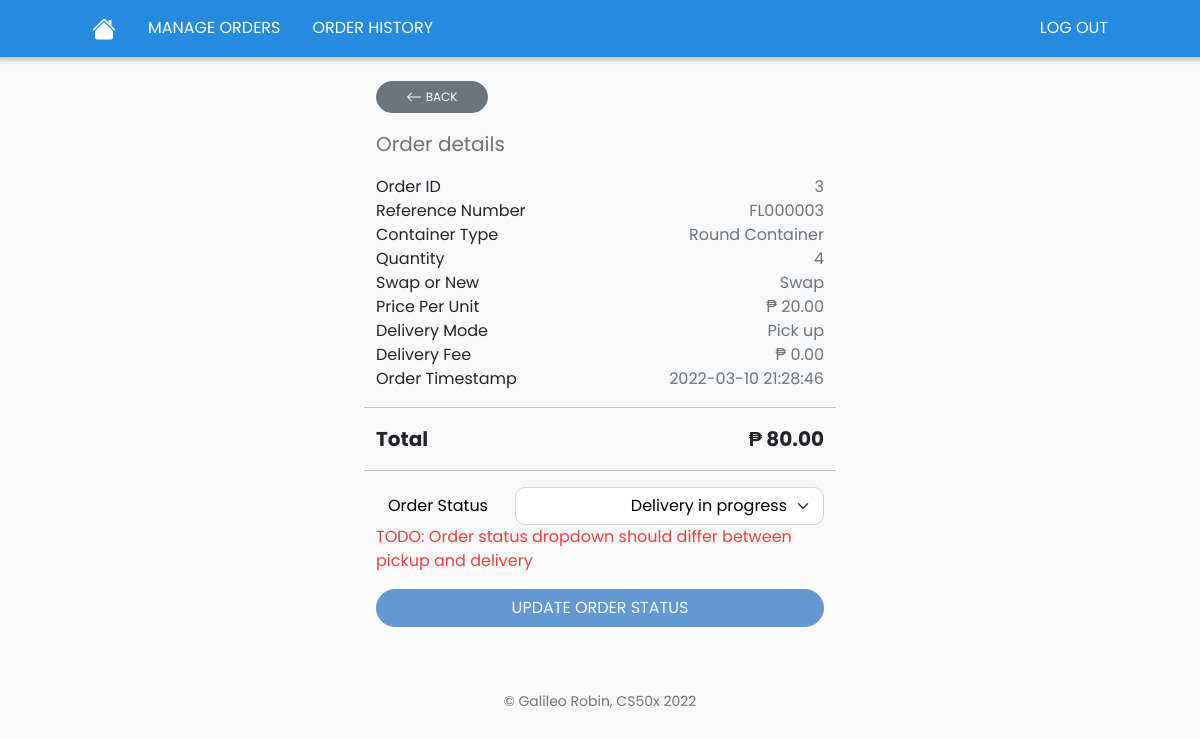
Screenshot of /manage-orders?order_id=3 (signed in) with the database file from the repository.
### tables this page shows
CREATE TABLE orders
(id INTEGER PRIMARY KEY AUTOINCREMENT NOT NULL,
container_type TEXT NOT NULL,
quantity INTEGER NOT NULL,
swap_or_new TEXT NOT NULL,
price_per_unit NUMERIC NOT NULL,
delivery_mode TEXT NOT NULL,
delivery_fee NUMERIC NOT NULL,
txn_timestamp TEXT NOT NULL,
order_status TEXT NOT NULL);

### app.py (the view)
@app.route("/manage-orders", methods=["GET"])
@login_required
def manage_orders():
    orders_data = None
    current_order = None
    order_id = request.args.get('order_id')
    update_status = request.args.get('update')
    if not order_id:
        orders_data = db.execute("SELECT * FROM orders")
        for order in orders_data:
            order['ref_number'] = convert_id_to_ref_number(order['id'])
    else:
        current_order = db.execute("SELECT * FROM orders WHERE id = ?", order_id)
        if not current_order == []:
            current_order = current_order[0]
            current_order['ref_number'] = convert_id_to_ref_number(current_order['id'])
        else:
            return apology("Order already completed and/or order ID not found.")
    return render_template("manage-orders.html", orders_data=orders_data, current_order=current_order, order_status=ORDER_STATUS, update_status=update_status)

### app.py (called while the page is built)
@app.after_request
def after_request(response):
    response.headers["Cache-Control"] = "no-cache, no-store, must-revalidate"
    response.headers["Expires"] = 0
    response.headers["Pragma"] = "no-cache"
    return response

### helpers.py (called while the page is built)
def login_required(f):
    @wraps(f)
    def decorated_function(*args, **kwargs):
        if session.get("user_id") is None:
            return redirect("/login")
        return f(*args, **kwargs)
    return decorated_function

def php(value):
    PESO_SYMBOL = u'\u20b1'
    return f"{PESO_SYMBOL} {value:,.2f}"

def convert_id_to_ref_number(id):
    ALPHABET = "ABCDEFGHIJKLMNOPQRSTUVWXYZ"
    try:
        num_to_hash = int(id) * 97
    except ValueError:
        return None
    new_num_to_hash = num_to_hash
    hash = ""
    for i in range(math.trunc(math.log(num_to_hash, 26)) + 1):
        hash = hash + ALPHABET[new_num_to_hash % 26]
        new_num_to_hash = math.trunc(new_num_to_hash / 26)
    id_string = str(f"{id:06d}")
    hash = "{}{}{}".format(hash, id_string[0:3], id_string[3:6])
    return hash

### templates/manage-orders.html (shortened to what this page needs)
{% extends "layout.html" %}
{% block main %}
{% if current_order == None %}
<div class="container text-center">
    <div class="my-4 fs-1 text-blue">Manage Orders</div>
    <div class="text-center my-4 fs-5">
    {% if update_status == 'success' %}
    <div class="text-blue">Order status successfully updated!</div>
    {% elif update_status == 'failure' %}
    <div class="text-red">Order status failed to update!</div>
    {% endif %}
    </div>
    <div class="todo">TODO add filters for Manage Orders table</div>
    <div class="table-responsive">
        <table class="table table-hover">
            <thead>
                <tr>
                    <th>Order ID</th>
                    <th>Ref Number</th>
                    <th>Container Type</th>
                    <th>Quantity</th>
                    <th>Swap or New</th>
                    <th>Price per Unit</th>
                    <th>Delivery Mode</th>
                    <th>Delivery Fee</th>
                    <th>Order Timestamp</th>
                    <th>Order Status</th>
                    <th>Update Status</th>
                </tr>
            </thead>
            <tbody>
                {% for order in orders_data %}
                <tr>
                    <td>{{ order['id'] }}</td>
                    <td>{{ order['ref_number'] }}</td>
                    <td>{{ order['container_type'] }}</td>
                    <td>{{ order['quantity'] }}</td>
                    <td>{{ order['swap_or_new'] }}</td>
                    <td>{{ order['price_per_unit'] | php}}</td>
                    <td>{{ order['delivery_mode'] }}</td>
                    <td>{{ order['delivery_fee'] | php}}</td>
                    <td>{{ order['txn_timestamp'] }}</td>
                    <td>{{ order['order_status'] }}</td>
                    <td>
                        <div class="row mx-1">
                            <form action="/manage-orders" method="GET" id="{{ 'form' ~ order['id'] }}">
                                <input type="text" hidden name="order_id" id="{{ 'input' ~ order['id'] }}" value="{{ order['id'] }}">
                            </form>
                            <button class="btn btn-primary text-small" id="{{ order['id'] }}" type="button">UPDATE</button>
                        </div>
                    </td>
                </tr>
                {% endfor %}
            </tbody>
        </table>
    </div>
</div>
{% elif not current_order == None%}
<div class="container-small">
    <div class="mt-4">
        <button class="btn btn-secondary col-3 text-small" id="manage-orders">
            <svg xmlns="/static/arrow-left.svg" width="16" height="16" fill="currentColor" class="bi bi-arrow-left" viewBox="0 0 16 16">
                <path fill-rule="evenodd" d="M15 8a.5.5 0 0 0-.5-.5H2.707l3.147-3.146a.5.5 0 1 0-.708-.708l-4 4a.5.5 0 0 0 0 .708l4 4a.5.5 0 0 0 .708-.708L2.707 8.5H14.5A.5.5 0 0 0 15 8z"/>
            </svg>
            BACK
        </button>
    </div>
    <div class="mt-3" id="order-details">
        <div class="row">
            <div class="fs-5 text-muted">Order details</div>
        </div>
        <div class="row my-3 fs-6">
            <div class="col-6 mb-3">
                <div>Order ID</div>
                <div>Reference Number</div>
                <div>Container Type</div>
                <div>Quantity</div>
                <div>Swap or New</div>
                <div>Price Per Unit</div>
                <div>Delivery Mode</div>
                <div>Delivery Fee</div>
                <div>Order Timestamp</div>
            </div>
            <div class="col-6 text-muted mb-3 text-end">
                <div id="current_order-id">{{ current_order['id'] }}</div>
                <div>{{ current_order['ref_number'] }}</div>
                <div>{{ current_order['container_type'] }}</div>
                <div>{{ current_order['quantity'] }}</div>
                <div>{{ current_order['swap_or_new'] }}</div>
                <div>{{ current_order['price_per_unit'] | php }}</div>
                <div>{{ current_order['delivery_mode'] }}</div>
                <div>{{ current_order['delivery_fee'] | php }}</div>
                <div>{{ current_order['txn_timestamp'] }}</div>
            </div>
            <hr>
            <div class="col-6 fw-bold mb-3">
                <div class="fs-5">Total</div>
            </div>
            <div class="col-6 text-end mb-3">
                <div class="fw-bold fs-5">{{ (current_order['quantity'] * current_order['price_per_unit'] + current_order['delivery_fee']) | php }}</div>
            </div>
            <hr>
            <form action="/update-order-status" method="GET" id="update-order-status-form">
                <div class="input-group">
                    <div class="input-group-text">Order Status</div>
                        <select class="form-select no-selection text-end input-group-entry" id="order-status-dropdown" name="new_order_status">
                            {% for status in order_status %}
                            <option value="{{ status }}">{{ status }}</option>
                            {% endfor %}
                        </select>
                </div>
            </form>
            <div class="todo">TODO: Order status dropdown should differ between pickup and delivery</div>
            <div class="row my-3 mx-0">
                <button class="btn btn-primary" id="update-order-status" type="button" disabled>UPDATE ORDER STATUS</button>
            </div>
        </div>
    </div>
</div>
{% endif %}
{% endblock %}

### static/styles.css (style rules this page uses)
:root { --blue: #1565c0; --dark-blue: #094e9e; --light-blue: #ebf7ff; --red: #ea433b; --yellow: #f5b82e; --green: #2e944b; --shadow: rgb(201, 201, 201); --light-gray: rgb(248, 249, 250); --border-gray: rgb(216, 212, 218); --nav-bar-color: rgb(36, 139, 224); }
body { font-family: 'Poppins', sans-serif !important; background-color: var(--light-gray); }
.container-small { max-width: 480px; padding-left: 16px; padding-right: 16px; margin-left: auto; margin-right: auto; }
select { width: auto !important; height: 2rem; font-size: 1rem !important; }
.no-selection { color: var(--light-gray); background-color: white !important; height: auto; }
.input-group-text { background-color: transparent; color: black; border: none; margin-right: 1rem; }
.input-group-entry { border-radius: 10px !important; }
.form-select, .form-control { border-width: 1px !important; color: black; }
.btn { border-radius: 20px !important; }
.btn-primary { background-color: var(--blue) !important; border-color: var(--blue) !important; }
.text-small { font-size: 0.75rem; }
.todo { color: var(--red) }

### rows the page displays
orders: id "3", container_type "Round Container", quantity "4", swap_or_new "Swap", price_per_unit|php "₱ 20.00", delivery_mode "Pick up", delivery_fee|php "₱ 0.00", txn_timestamp "2022-03-10 21:28:46", quantity+price_per_unit+delivery_fee "₱ 80.00"

### other values shown
{{ current_order['ref_number'] }} "FL000003"
form field new_order_status "Delivery in progress"
